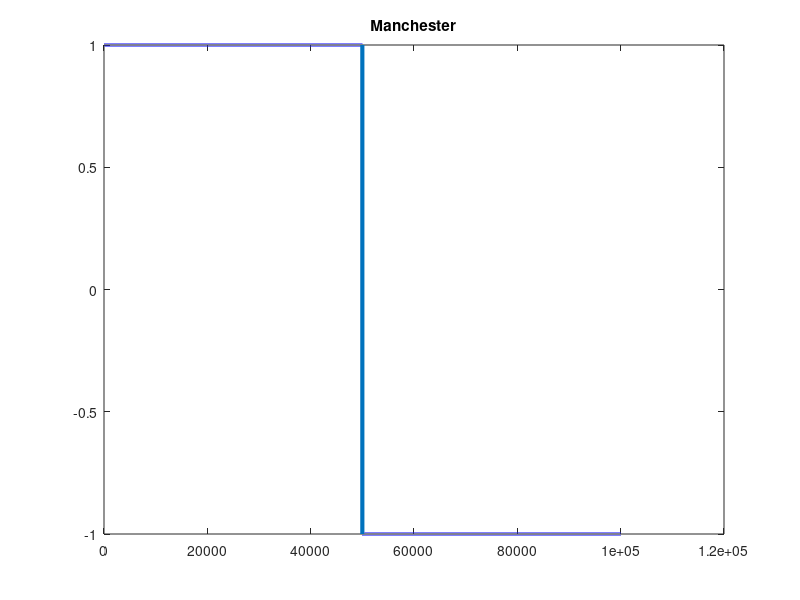

MATLAB code for this plot:
clc;
clear;

data = input('Bits: ');
k=1;
t=0;
Amplitude=1;
samplesize = 100000;
bitrate = 1;
for j=1:length(data)
        if data(j)==1
            for i=0:1/samplesize:(bitrate/2) 
                 result(k)=-Amplitude;
                 time(k)=t;
                 k=k+1;
                 t=t+1;
             end;
             for l=i:1/samplesize:bitrate
                 result(k)=Amplitude;
                 time(k)=t;
                 k=k+1;
                 t=t+1;
             end;
            
        else
             for i=0:1/samplesize:(bitrate/2) 
                 result(k)=Amplitude;
                 time(k)=t;
                 k=k+1;
                 t=t+1;
             end;
             for l=i:1/samplesize:bitrate
                 result(k)=-Amplitude;
                 time(k)=t;
                 k=k+1;
                 t=t+1;
             end;
         end;
 end;
 plot(time,result,'LineWidth',3);
 title('Manchester');